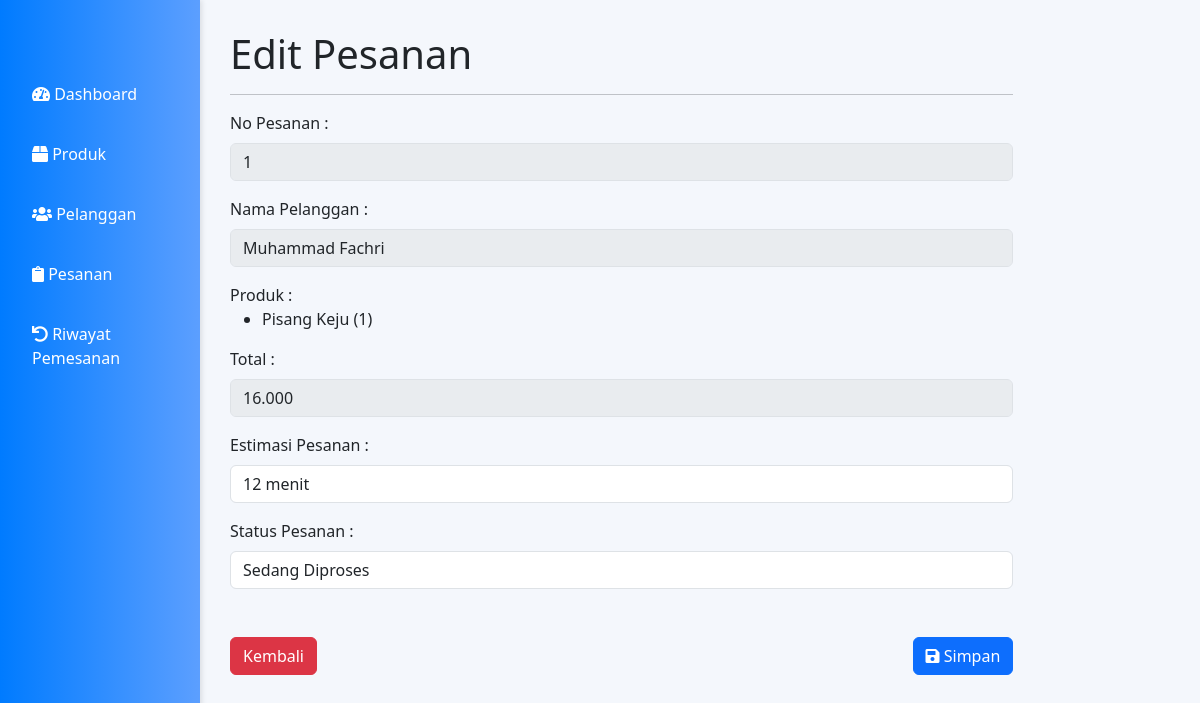
/admin/pesanan_edit.php?order_id=1 (signed in), run on the app's committed database.
### tables this page shows
CREATE TABLE `orders` (
  `order_id` int(11) NOT NULL,
  `cust_id` int(11) NOT NULL,
  `cust_ip` varchar(225) NOT NULL,
  `total` decimal(6,3) DEFAULT NULL,
  `name` varchar(50) NOT NULL,
  `alamat` varchar(100) NOT NULL,
  `phone` varchar(15) DEFAULT NULL,
  `delivery_type` text NOT NULL,
  `payment` text NOT NULL,
  `status` varchar(20) NOT NULL,
  `tanggal_order` datetime DEFAULT NULL,
  `tanggal_selesai` datetime DEFAULT NULL,
  `estimasi` varchar(50) DEFAULT NULL,
  `aktif` tinyint(1) NOT NULL DEFAULT 0
);

### admin/pesanan_edit.php (the view, shortened to what this page needs)
<?php
include "../koneksi/koneksi.php";
if (isset($_GET['order_id'])) {
    $order_id = $_GET['order_id'];
} else {
    die("Pesanan tidak ditemukan.");
}
$query = $conn->query("SELECT
        orders.order_id,
        orders.total,
        orders.name,
        orders.alamat,
        orders.phone,
        orders.status,
        orders.estimasi,
        orders.tanggal_order,
        GROUP_CONCAT(items.item_name SEPARATOR ', ') AS produk,
        GROUP_CONCAT(order_items.qty SEPARATOR ', ') AS jumlah
        from orders
        JOIN order_items ON orders.order_id = order_items.order_id
        JOIN items ON order_items.item_id = items.item_id
        WHERE orders.order_id='$order_id'");
$result = $query->fetch(PDO::FETCH_ASSOC);
?>
<!DOCTYPE html>
<html lang="en">
<head>
    <link href="https://cdn.jsdelivr.net/npm/bootstrap@5.3.0/dist/css/bootstrap.min.css" rel="stylesheet" />
    <link rel="stylesheet" href="https://cdnjs.cloudflare.com/ajax/libs/font-awesome/5.15.3/css/all.min.css">
</head>
<body>
    <div class="sidebar">
        <a href="dashboard.php"><i class="fas fa-tachometer-alt"></i> Dashboard</a>
        <a href="produk.php"><i class="fas fa-box"></i> Produk</a>
        <a href="pelanggan.php"><i class="fas fa-users"></i> Pelanggan</a>
        <a href="pesanan.php"><i class="fas fa-clipboard"></i> Pesanan</a>
        <a href="riwayatpemesanan.php"><i class="fas fa-undo"></i> Riwayat Pemesanan</a>
    </div>
    <div class="content">
        <div class="col-sm-9 col-sm-offset-3 col-md-10 col-md-offset-2 main">
            <h1 class="page-header">Edit Pesanan</h1>
            <hr>
            <section class="row">
                <div class="col-md-12">
                    <div class="box box-danger">
                        <form role="form" action="pesanan_editproses.php" method="post">
                            <div class="box-body">
                                <div class="form-group">
                                    <label>No Pesanan :</label>
                                    <input type="text" disabled value="<?php echo $result['order_id']; ?>" name="order_id" class="form-control mt-2">
                                </div>
                                <div class="form-group mt-3">
                                    <label>Nama Pelanggan :</label>
                                    <input type="text" disabled value="<?php echo $result['name']; ?>" name="name" class="form-control mt-2">
                                </div>
                                <div class="form-group mt-3">
                                    <label>Produk :</label>
                                    <ul>
                                        <?php
                                        $produk = explode(', ', $result['produk']);
                                        $jumlah = explode(', ', $result['jumlah']);
                                        foreach ($produk as $key => $value) {
                                            echo '<li>' . $value . ' (' . $jumlah[$key] . ')</li>';
                                        }
                                        ?>
                                    </ul>
                                </div>
                                <div class="form-group mt-3">
                                    <label>Total :</label>
                                    <input type="text" disabled value="<?php echo $result['total']; ?>" name="total" class="form-control mt-2">
                                </div>
                                <div class="form-group mt-3">
                                    <label>Estimasi Pesanan :</label>
                                    <input type="text" value="<?php echo $result['estimasi']; ?>" name="estimasi" class="form-control mt-2">
                                </div>
                                <?php
                                $status = $result['status'];
                                ?>
                                <div class="form-group mt-3">
                                    <label for="exampleInputPassword1">Status Pesanan :</label>
                                    <select name="status" class="form-control mt-2">
                                        <option value="Sedang Diproses" <?php echo $status == 'Sedang Diproses' ? 'selected' : ''; ?>>Sedang Diproses</option>
                                    </select>
                                </div>
                                <div class="box mt-5" style="display: flex; justify-content: space-between;">
                                    <a href="pesanan.php" class="btn btn-danger">Kembali</a>
                                    <button type="submit" name="simpan" class="btn btn-primary"><i class="fas fa-save"></i> Simpan</button>
                                </div>
                            </div>
                        </form>
                    </div>
                </div>
            </section>
        </div>
    </div>
</body>
</html>

### admin/pesanan_edit.php (style rules this page uses)
.sidebar { height: 100%; width: 200px; position: fixed; z-index: 1; top: 0; left: 0; background: linear-gradient(to right, #007bff, #5c9fff); display: flex; flex-direction: column; padding-top: 70px; box-shadow: 2px 0 5px rgba(0, 0, 0, 0.1); }
.sidebar a { padding: 12px 8px 12px 32px; text-decoration: none; font-size: 16px; color: white; display: block; margin-bottom: 12px; border-radius: 4px; transition: background-color 0.3s ease, transform 0.2s ease; }
.content { margin-left: 200px; padding: 30px; background-color: #f4f7fc; min-height: 100vh; }

### data on the page
orders: order_id "1", name "Muhammad Fachri", value "Pisang Keju", key "1", total "16.000", estimasi "12 menit", status "Sedang Diproses"
